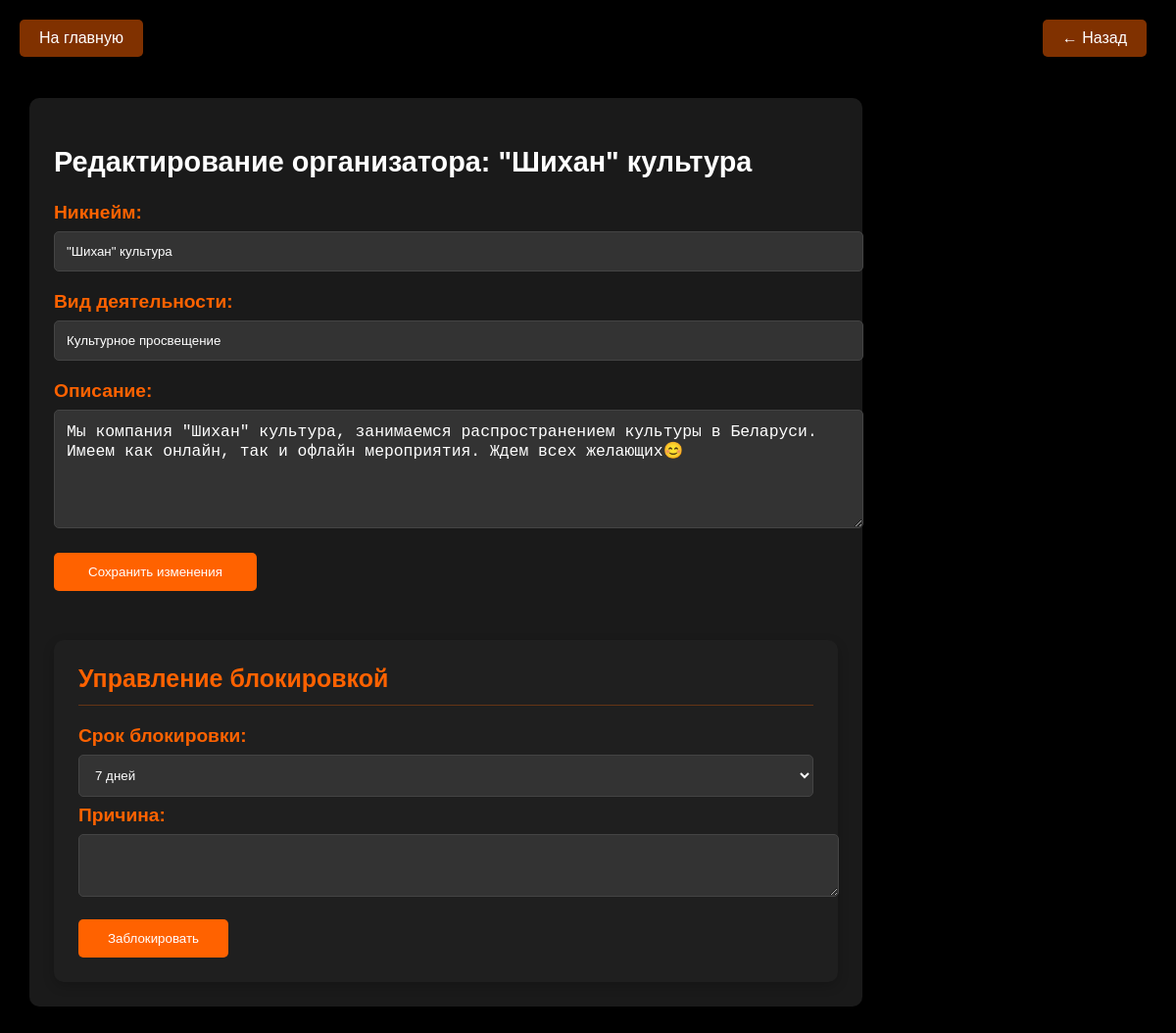
The page /edit_organizer/5 (signed in) on the database its author committed.
### app/app.py (models this page shows, shortened)
class User(db.Model):
    id = db.Column(db.Integer, primary_key=True)
    username = db.Column(db.String(50), unique=True, nullable=False)
    email = db.Column(db.String(100), unique=True, nullable=False)
    password = db.Column(db.String(100), nullable=False)
    role = db.Column(db.String(20), nullable=False, default='participant')
    email_confirmed = db.Column(db.Boolean, default=False)
    email_confirmed_on = db.Column(db.DateTime, nullable=True)
    description = db.Column(db.Text, nullable=True)
    is_private = db.Column(db.Boolean, default=False, nullable=False)
    occupation = db.Column(db.String(100), nullable=True)
    avatar_url = db.Column(db.String(200), nullable=True)
    validation = db.Column(db.String(20), nullable=True)
    comment = db.Column(db.Text, nullable=True)
    totp_secret = db.Column(db.String(32), nullable=True)
    is_2fa_enabled = db.Column(db.Boolean, default=False, nullable=False)
    is_blocked = db.Column(db.Boolean, default=False)
    blocked_until = db.Column(db.DateTime, nullable=True)
    block_reason = db.Column(db.Text, nullable=True)
    favorite_organizers = db.relationship(
        'User',
        secondary='user_organizer',
        primaryjoin='UserOrganizer.user_id == User.id',
        secondaryjoin='UserOrganizer.organizer_id == User.id',
        backref=db.backref('followers', lazy='dynamic')
    )
    favorite_tags = db.relationship(
        'Tag',
        secondary='user_tag',
        backref=db.backref('users_favorited', lazy='dynamic')
    )
    event_statuses = db.relationship(
        'UserEventStatus',
        backref=db.backref('user', lazy='joined'),
        lazy='dynamic'
    )

### app/app.py (the view, shortened to what this page needs)
@app.route('/edit_organizer/<int:organizer_id>', methods=['GET', 'POST'])
def edit_organizer(organizer_id):
    if 'username' not in session or session.get('role') not in ['moderator', 'admin']:
        return redirect(url_for('home'))
    organizer = User.query.get_or_404(organizer_id)
    return render_template('edit_organizer.html', organizer=organizer)

### app/app.py (called while the page is built)
@app.before_request
def make_session_permanent():
    session.permanent = True

@app.context_processor
def inject_nearby_status():
    return {'nearby_filter_active': 'nearby' in request.args}

@app.context_processor
def inject_validation_counts():
    if 'username' in session and session.get('role') in ['moderator', 'admin']:
        pending_organizers = User.query.filter_by(validation='organizer').count()
        if session['role'] == 'admin':
            pending_moderators = User.query.filter_by(validation='moderator').count()
        else:
            pending_moderators = 0
        return {'pending_organizers': pending_organizers, 'pending_moderators': pending_moderators}
    return {}

@app.context_processor
def inject_notifications():
    notifications = {}
    if 'username' in session:
        user = User.query.filter_by(username=session['username']).first()
        if user:
            notifications['pending_friend_requests'] = Friendship.query.filter_by(
                friend_id=user.id,
                status='pending'
            ).count()
            notifications['unread_invitations'] = Recommendation.query.filter_by(
                receiver_id=user.id,
            ).count()
    return notifications

@app.context_processor
def inject_user():
    if 'username' in session:
        user = User.query.filter_by(username=session['username']).first()
        return {'current_user': user}
    return {}

### app/templates/edit_organizer.html (shortened to what this page needs)
<!DOCTYPE html>
<html>
<head>
    <link rel="stylesheet" href="{{ url_for('static', filename='styles.css') }}">
</head>
<body>
    <div class="header">
        <a href="{{ url_for('home') }}" class="menu-btn">На главную</a>
        <a href="{{ url_for('all_organizers') }}" class="menu-btn">← Назад</a>
    </div>
    <div class="edit-organizer-container">
        <h2>Редактирование организатора: {{ organizer.username }}</h2>
        <form class="edit-organizer-form" method="POST" action="{{ url_for('edit_organizer', organizer_id=organizer.id) }}">
            <div class="form-group">
                <label for="username">Никнейм:</label>
                <input type="text"
                       id="username"
                       name="username"
                       class="form-input"
                       value="{{ organizer.username }}"
                       required>
            </div>
            <div class="form-group">
                <label for="occupation">Вид деятельности:</label>
                <input type="text"
                       id="occupation"
                       name="occupation"
                       class="form-input"
                       value="{{ organizer.occupation or '' }}"
                       placeholder="Укажите сферу деятельности">
            </div>
            <div class="form-group">
                <label for="description">Описание:</label>
                <textarea id="description"
                          name="description"
                          class="form-input"
                          rows="5"
                          placeholder="Описание организатора...">{{ organizer.description or '' }}</textarea>
            </div>
            <button type="submit" class="save-btn">Сохранить изменения</button>
            {% if session.role in ['admin', 'moderator'] %}
            <div class="block-section">
                <h3>Управление блокировкой</h3>
                {% if organizer.is_blocked %}
                    <p>Статус: Заблокирован
                        {% if organizer.blocked_until %}
                            до {{ organizer.blocked_until.strftime('%d.%m.%Y %H:%M') }}
                        {% else %}
                            навсегда
                        {% endif %}
                    </p>
                    <p>Причина: {{ organizer.block_reason }}</p>
                    <form method="POST">
                        <input type="hidden" name="action" value="unblock">
                        <button type="submit" class="save-btn">Разблокировать</button>
                    </form>
                {% else %}
                    <form method="POST">
                        <div class="form-group">
                            <label for="duration">Срок блокировки:</label>
                            <select id="duration" name="duration" class="form-input" required>
                                <option value="7">7 дней</option>
                            </select>
                        </div>
                        <div class="form-group">
                            <label for="reason">Причина:</label>
                            <textarea id="reason" name="reason" class="form-input" rows="2"></textarea>
                        </div>
                        <button type="submit" class="save-btn">Заблокировать</button>
                    </form>
                {% endif %}
            </div>
        {% endif %}
        </form>
    </div>
</body>
</html>

### app/static/styles.css (style rules this page uses)
body { margin: 0; padding: 0; background: #000000; color: #ffffff; font-family: Arial, sans-serif; }
.header { background: rgba(0, 0, 0, 0.8); padding: 20px; display: flex; align-items: center; justify-content: space-between; position: fixed; width: 100%; top: 0; z-index: 1000; }
.menu-btn { padding: 10px 20px; background: rgba(255, 98, 0, 0.5); border: none; color: white; cursor: pointer; border-radius: 5px; transition: background 0.3s ease; text-decoration: none; }
.edit-organizer-container { max-width: 800px; margin: 100px auto 50px; padding: 25px; background: #1a1a1a; border-radius: 10px; font-size: 1.2em; }
.edit-organizer-form { display: grid; gap: 20px; }
.form-group label { display: block; margin-bottom: 8px; color: #ff6200; font-weight: bold; }
.form-group textarea { font-size: 1.05em; }
.form-input { width: 100%; padding: 12px; background: #333; border: 1px solid #444; border-radius: 5px; color: white; transition: border-color 0.3s; }
.save-btn { justify-self: start; padding: 12px 35px; background: #ff6200; border: none; border-radius: 5px; color: white; cursor: pointer; transition: background 0.3s; }
.header .menu-btn:last-child { margin-right: 50px; }
.edit-organizer-container { margin-right: 30px; margin-left: 30px; }
.block-section { margin-top: 30px; padding: 25px; border-radius: 10px; background: #1f1f1f; box-shadow: 0 4px 12px rgba(0,0,0,0.2); }
.block-section h3 { color: #ff6200; margin: 0 0 20px 0; font-size: 1.3em; border-bottom: 1px solid #ff620050; padding-bottom: 12px; }
.block-section .form-group { margin-bottom: 8px; }
.block-section .save-btn { margin-top: 10px; background: #ff6200; transition: all 0.3s ease; width: auto; padding: 12px 30px; }

### rows shown on the page
User: username "\"Шихан\" культура", occupation "Культурное просвещение", description "Мы компания \"Шихан\" культура, занимаемся распространением культуры в Беларуси. Имеем как онлайн, так и офлайн мероприятия. Ждем всех желающих😊"
